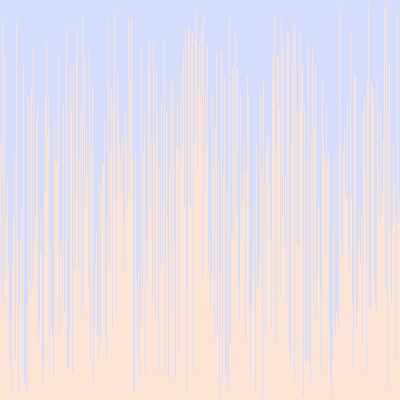
Frame 1 (no input)
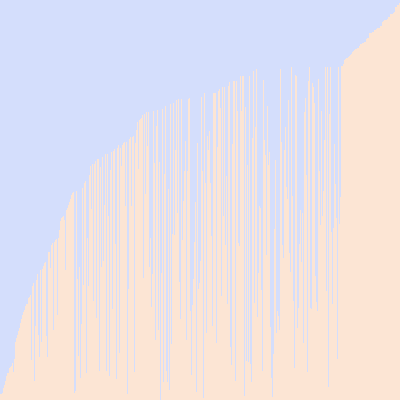
Frame 60 (the mouse pressed at the canvas centre just before this capture)
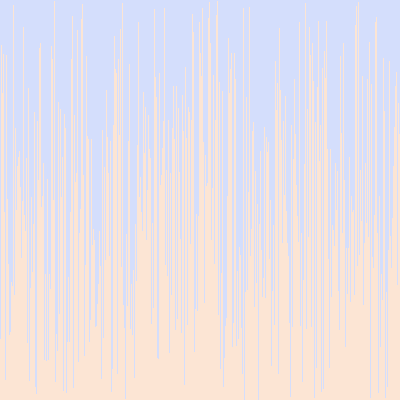
Frame 120 (the mouse held since frame 60 and released just before this capture)

The Processing sketch that drew these frames (run headless with seeded random() and noise(); from frame 60 on, the mouse is pressed at the canvas centre):

// Processing sketch: visualArraySorter
// ── visualArraySorter.pde
//1. create an array of ints. don't initialize it yet.
int[] numbers;

void setup() {
  
  //2. set the size of your window
  size(400,400);
  //  if you are using Processing 3, you cannot use variables
  
  //  because the developers don't know how programming is supposed to work.
  
  //3. initialize your array with the built in width variable
  numbers = new int[width];
  //4. initialize the ints in the array with random numbers
  randomm();
  //   from 0 to the built in height variable

  //5. call the noStroke() method
  noStroke();
}

void draw() {
  
  //6. set the background color with background(r, g, b);
  background(212,222,252);
  //7. set the color for your graph
  fill(252,229,212);
  //8. draw a rectangle for each int in your array.
  for(int j = 0; j<numbers.length; j++){
  rect(j,height,1,-numbers[j]);
  }
  //   the x value will be the element of the int
  
  //   the y value will the height variable
  
  //   the width is 1
  
  //   the height is negative the value of the int at that element in the array


  //9. call the stepSort method
  stepSort(numbers);
  //10. extract the code that randomizes the array into a method.
  
  //11. call the method you made in step 10 when the mouse is pressed
  if(mousePressed == true){
    randomm();
}
}
void randomm(){
  for(int j=0; j<numbers.length; j++){
   numbers[j] = int(random(height)) ; 
  }
}
void stepSort(int[] arr) {
  for (int i = 1; i < arr.length; i++) {
    if (arr[i - 1] > arr[i]) {
      int t = arr[i];
      arr[i] = arr[i - 1];
      arr[i - 1] = t;
    }
  }

}
